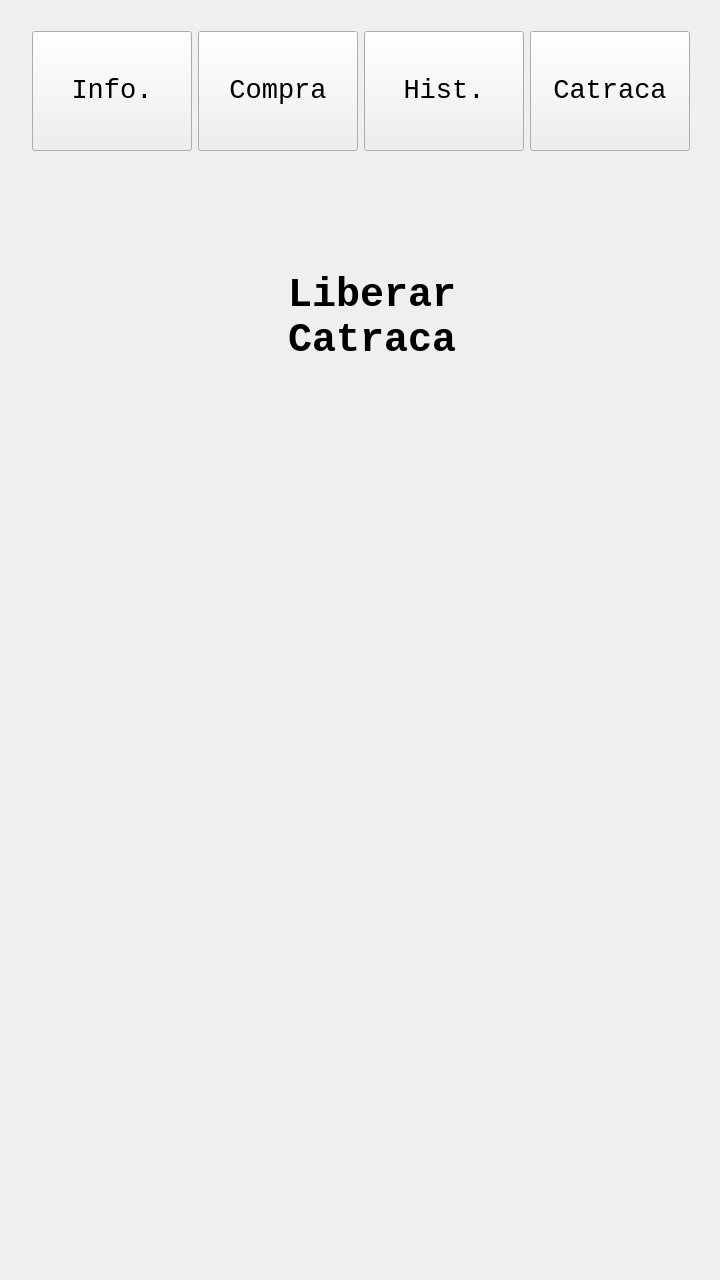
<?xml version="1.0" encoding="UTF-8"?>
<ui version="4.0">
 <class>Widget</class>
 <widget class="QWidget" name="Widget">
  <property name="geometry">
   <rect>
    <x>0</x>
    <y>0</y>
    <width>720</width>
    <height>1280</height>
   </rect>
  </property>
  <property name="sizePolicy">
   <sizepolicy hsizetype="Preferred" vsizetype="Preferred">
    <horstretch>0</horstretch>
    <verstretch>0</verstretch>
   </sizepolicy>
  </property>
  <property name="windowTitle">
   <string>Widget</string>
  </property>
  <widget class="QStackedWidget" name="stackedWidgetLogin">
   <property name="geometry">
    <rect>
     <x>0</x>
     <y>0</y>
     <width>720</width>
     <height>1280</height>
    </rect>
   </property>
   <property name="currentIndex">
    <number>1</number>
   </property>
   <widget class="QWidget" name="login">
    <widget class="QWidget" name="">
     <property name="geometry">
      <rect>
       <x>1</x>
       <y>1</y>
       <width>721</width>
       <height>1281</height>
      </rect>
     </property>
     <layout class="QVBoxLayout" name="verticalLayout_7">
      <item>
       <spacer name="verticalSpacer">
        <property name="orientation">
         <enum>Qt::Vertical</enum>
        </property>
        <property name="sizeType">
         <enum>QSizePolicy::Fixed</enum>
        </property>
        <property name="sizeHint" stdset="0">
         <size>
          <width>20</width>
          <height>80</height>
         </size>
        </property>
       </spacer>
      </item>
      <item>
       <layout class="QHBoxLayout" name="horizontalLayout_2">
        <item>
         <spacer name="horizontalSpacer_3">
          <property name="orientation">
           <enum>Qt::Horizontal</enum>
          </property>
          <property name="sizeHint" stdset="0">
           <size>
            <width>40</width>
            <height>20</height>
           </size>
          </property>
         </spacer>
        </item>
        <item>
         <widget class="QLabel" name="labelRUAPP">
          <property name="font">
           <font>
            <family>Lucida Console</family>
            <pointsize>60</pointsize>
           </font>
          </property>
          <property name="text">
           <string>RU APP</string>
          </property>
          <property name="alignment">
           <set>Qt::AlignCenter</set>
          </property>
         </widget>
        </item>
        <item>
         <spacer name="horizontalSpacer_4">
          <property name="orientation">
           <enum>Qt::Horizontal</enum>
          </property>
          <property name="sizeHint" stdset="0">
           <size>
            <width>40</width>
            <height>20</height>
           </size>
          </property>
         </spacer>
        </item>
       </layout>
      </item>
      <item>
       <spacer name="verticalSpacer_2">
        <property name="orientation">
         <enum>Qt::Vertical</enum>
        </property>
        <property name="sizeType">
         <enum>QSizePolicy::Fixed</enum>
        </property>
        <property name="sizeHint" stdset="0">
         <size>
          <width>20</width>
          <height>160</height>
         </size>
        </property>
       </spacer>
      </item>
      <item>
       <layout class="QHBoxLayout" name="horizontalLayout">
        <item>
         <spacer name="horizontalSpacer_5">
          <property name="orientation">
           <enum>Qt::Horizontal</enum>
          </property>
          <property name="sizeHint" stdset="0">
           <size>
            <width>40</width>
            <height>20</height>
           </size>
          </property>
         </spacer>
        </item>
        <item>
         <layout class="QVBoxLayout" name="verticalLayout">
          <item>
           <widget class="QLabel" name="labelUser">
            <property name="font">
             <font>
              <family>Lucida Console</family>
              <pointsize>20</pointsize>
             </font>
            </property>
            <property name="text">
             <string>Matrícula:</string>
            </property>
            <property name="alignment">
             <set>Qt::AlignCenter</set>
            </property>
           </widget>
          </item>
          <item>
           <widget class="QLabel" name="labelPass">
            <property name="font">
             <font>
              <family>Lucida Console</family>
              <pointsize>20</pointsize>
             </font>
            </property>
            <property name="text">
             <string>Senha:</string>
            </property>
            <property name="alignment">
             <set>Qt::AlignCenter</set>
            </property>
           </widget>
          </item>
         </layout>
        </item>
        <item>
         <layout class="QVBoxLayout" name="verticalLayout_6">
          <item>
           <widget class="QLineEdit" name="lineEdit">
            <property name="sizePolicy">
             <sizepolicy hsizetype="Preferred" vsizetype="Fixed">
              <horstretch>0</horstretch>
              <verstretch>0</verstretch>
             </sizepolicy>
            </property>
            <property name="minimumSize">
             <size>
              <width>300</width>
              <height>0</height>
             </size>
            </property>
            <property name="maximumSize">
             <size>
              <width>300</width>
              <height>16777215</height>
             </size>
            </property>
            <property name="font">
             <font>
              <family>Lucida Console</family>
              <pointsize>20</pointsize>
             </font>
            </property>
           </widget>
          </item>
          <item>
           <widget class="QLineEdit" name="lineEdit_2">
            <property name="sizePolicy">
             <sizepolicy hsizetype="Preferred" vsizetype="Fixed">
              <horstretch>0</horstretch>
              <verstretch>0</verstretch>
             </sizepolicy>
            </property>
            <property name="minimumSize">
             <size>
              <width>300</width>
              <height>0</height>
             </size>
            </property>
            <property name="maximumSize">
             <size>
              <width>300</width>
              <height>16777215</height>
             </size>
            </property>
            <property name="font">
             <font>
              <family>Lucida Console</family>
              <pointsize>20</pointsize>
             </font>
            </property>
           </widget>
          </item>
         </layout>
        </item>
        <item>
         <spacer name="horizontalSpacer_6">
          <property name="orientation">
           <enum>Qt::Horizontal</enum>
          </property>
          <property name="sizeHint" stdset="0">
           <size>
            <width>40</width>
            <height>20</height>
           </size>
          </property>
         </spacer>
        </item>
       </layout>
      </item>
      <item>
       <spacer name="verticalSpacer_5">
        <property name="orientation">
         <enum>Qt::Vertical</enum>
        </property>
        <property name="sizeType">
         <enum>QSizePolicy::Fixed</enum>
        </property>
        <property name="sizeHint" stdset="0">
         <size>
          <width>20</width>
          <height>100</height>
         </size>
        </property>
       </spacer>
      </item>
      <item>
       <layout class="QHBoxLayout" name="horizontalLayout_6">
        <item>
         <spacer name="horizontalSpacer_12">
          <property name="orientation">
           <enum>Qt::Horizontal</enum>
          </property>
          <property name="sizeHint" stdset="0">
           <size>
            <width>40</width>
            <height>20</height>
           </size>
          </property>
         </spacer>
        </item>
        <item>
         <widget class="QPushButton" name="pushButtonLogin">
          <property name="font">
           <font>
            <family>Lucida Console</family>
            <pointsize>30</pointsize>
           </font>
          </property>
          <property name="text">
           <string>Login</string>
          </property>
         </widget>
        </item>
        <item>
         <spacer name="horizontalSpacer_11">
          <property name="orientation">
           <enum>Qt::Horizontal</enum>
          </property>
          <property name="sizeHint" stdset="0">
           <size>
            <width>40</width>
            <height>20</height>
           </size>
          </property>
         </spacer>
        </item>
       </layout>
      </item>
      <item>
       <spacer name="verticalSpacer_6">
        <property name="orientation">
         <enum>Qt::Vertical</enum>
        </property>
        <property name="sizeType">
         <enum>QSizePolicy::MinimumExpanding</enum>
        </property>
        <property name="sizeHint" stdset="0">
         <size>
          <width>20</width>
          <height>100</height>
         </size>
        </property>
       </spacer>
      </item>
      <item>
       <layout class="QHBoxLayout" name="horizontalLayout_5">
        <item>
         <spacer name="horizontalSpacer_9">
          <property name="orientation">
           <enum>Qt::Horizontal</enum>
          </property>
          <property name="sizeHint" stdset="0">
           <size>
            <width>40</width>
            <height>20</height>
           </size>
          </property>
         </spacer>
        </item>
        <item>
         <widget class="QLabel" name="labelLogin_2">
          <property name="font">
           <font>
            <family>Lucida Console</family>
            <pointsize>20</pointsize>
           </font>
          </property>
          <property name="text">
           <string>Potato Team</string>
          </property>
          <property name="alignment">
           <set>Qt::AlignCenter</set>
          </property>
         </widget>
        </item>
        <item>
         <spacer name="horizontalSpacer_10">
          <property name="orientation">
           <enum>Qt::Horizontal</enum>
          </property>
          <property name="sizeHint" stdset="0">
           <size>
            <width>40</width>
            <height>20</height>
           </size>
          </property>
         </spacer>
        </item>
       </layout>
      </item>
      <item>
       <spacer name="verticalSpacer_7">
        <property name="orientation">
         <enum>Qt::Vertical</enum>
        </property>
        <property name="sizeType">
         <enum>QSizePolicy::Fixed</enum>
        </property>
        <property name="sizeHint" stdset="0">
         <size>
          <width>20</width>
          <height>80</height>
         </size>
        </property>
       </spacer>
      </item>
     </layout>
    </widget>
   </widget>
   <widget class="QWidget" name="navigate">
    <property name="maximumSize">
     <size>
      <width>720</width>
      <height>1280</height>
     </size>
    </property>
    <widget class="QWidget" name="">
     <property name="geometry">
      <rect>
       <x>0</x>
       <y>0</y>
       <width>722</width>
       <height>1262</height>
      </rect>
     </property>
     <layout class="QVBoxLayout" name="verticalLayout_3">
      <item>
       <spacer name="verticalSpacer_12">
        <property name="orientation">
         <enum>Qt::Vertical</enum>
        </property>
        <property name="sizeType">
         <enum>QSizePolicy::Fixed</enum>
        </property>
        <property name="sizeHint" stdset="0">
         <size>
          <width>20</width>
          <height>20</height>
         </size>
        </property>
       </spacer>
      </item>
      <item>
       <layout class="QHBoxLayout" name="horizontalLayout_10">
        <item>
         <spacer name="horizontalSpacer_19">
          <property name="orientation">
           <enum>Qt::Horizontal</enum>
          </property>
          <property name="sizeHint" stdset="0">
           <size>
            <width>20</width>
            <height>20</height>
           </size>
          </property>
         </spacer>
        </item>
        <item>
         <widget class="QPushButton" name="pushButton_info">
          <property name="sizePolicy">
           <sizepolicy hsizetype="Fixed" vsizetype="Fixed">
            <horstretch>0</horstretch>
            <verstretch>0</verstretch>
           </sizepolicy>
          </property>
          <property name="minimumSize">
           <size>
            <width>160</width>
            <height>120</height>
           </size>
          </property>
          <property name="font">
           <font>
            <family>Lucida Console</family>
            <pointsize>20</pointsize>
            <weight>50</weight>
            <bold>false</bold>
            <strikeout>false</strikeout>
            <kerning>false</kerning>
           </font>
          </property>
          <property name="text">
           <string>Info.</string>
          </property>
         </widget>
        </item>
        <item>
         <widget class="QPushButton" name="pushButton_buy">
          <property name="sizePolicy">
           <sizepolicy hsizetype="Fixed" vsizetype="Fixed">
            <horstretch>0</horstretch>
            <verstretch>0</verstretch>
           </sizepolicy>
          </property>
          <property name="minimumSize">
           <size>
            <width>160</width>
            <height>120</height>
           </size>
          </property>
          <property name="font">
           <font>
            <family>Lucida Console</family>
            <pointsize>20</pointsize>
            <weight>50</weight>
            <bold>false</bold>
            <strikeout>false</strikeout>
            <kerning>false</kerning>
           </font>
          </property>
          <property name="text">
           <string>Compra</string>
          </property>
         </widget>
        </item>
        <item>
         <widget class="QPushButton" name="pushButton_hist">
          <property name="sizePolicy">
           <sizepolicy hsizetype="Fixed" vsizetype="Fixed">
            <horstretch>0</horstretch>
            <verstretch>0</verstretch>
           </sizepolicy>
          </property>
          <property name="minimumSize">
           <size>
            <width>160</width>
            <height>120</height>
           </size>
          </property>
          <property name="font">
           <font>
            <family>Lucida Console</family>
            <pointsize>20</pointsize>
            <weight>50</weight>
            <bold>false</bold>
            <strikeout>false</strikeout>
            <kerning>false</kerning>
           </font>
          </property>
          <property name="text">
           <string>Hist.</string>
          </property>
         </widget>
        </item>
        <item>
         <widget class="QPushButton" name="pushButton_turn">
          <property name="sizePolicy">
           <sizepolicy hsizetype="Fixed" vsizetype="Fixed">
            <horstretch>0</horstretch>
            <verstretch>0</verstretch>
           </sizepolicy>
          </property>
          <property name="minimumSize">
           <size>
            <width>160</width>
            <height>120</height>
           </size>
          </property>
          <property name="font">
           <font>
            <family>Lucida Console</family>
            <pointsize>20</pointsize>
            <weight>50</weight>
            <bold>false</bold>
            <strikeout>false</strikeout>
            <kerning>false</kerning>
           </font>
          </property>
          <property name="text">
           <string>Catraca</string>
          </property>
         </widget>
        </item>
        <item>
         <spacer name="horizontalSpacer_20">
          <property name="orientation">
           <enum>Qt::Horizontal</enum>
          </property>
          <property name="sizeHint" stdset="0">
           <size>
            <width>20</width>
            <height>20</height>
           </size>
          </property>
         </spacer>
        </item>
       </layout>
      </item>
      <item>
       <spacer name="verticalSpacer_11">
        <property name="orientation">
         <enum>Qt::Vertical</enum>
        </property>
        <property name="sizeType">
         <enum>QSizePolicy::Fixed</enum>
        </property>
        <property name="sizeHint" stdset="0">
         <size>
          <width>20</width>
          <height>100</height>
         </size>
        </property>
       </spacer>
      </item>
      <item>
       <widget class="QStackedWidget" name="stackedWidgetNavigate">
        <property name="sizePolicy">
         <sizepolicy hsizetype="MinimumExpanding" vsizetype="MinimumExpanding">
          <horstretch>0</horstretch>
          <verstretch>0</verstretch>
         </sizepolicy>
        </property>
        <property name="minimumSize">
         <size>
          <width>720</width>
          <height>1000</height>
         </size>
        </property>
        <property name="maximumSize">
         <size>
          <width>720</width>
          <height>1040</height>
         </size>
        </property>
        <property name="currentIndex">
         <number>3</number>
        </property>
        <widget class="QWidget" name="info">
         <widget class="QWidget" name="layoutWidget_13">
          <property name="geometry">
           <rect>
            <x>1</x>
            <y>1</y>
            <width>719</width>
            <height>121</height>
           </rect>
          </property>
          <layout class="QHBoxLayout" name="horizontalLayout_9">
           <item>
            <spacer name="horizontalSpacer_17">
             <property name="orientation">
              <enum>Qt::Horizontal</enum>
             </property>
             <property name="sizeHint" stdset="0">
              <size>
               <width>20</width>
               <height>20</height>
              </size>
             </property>
            </spacer>
           </item>
           <item>
            <widget class="QLabel" name="label_2">
             <property name="sizePolicy">
              <sizepolicy hsizetype="Preferred" vsizetype="Fixed">
               <horstretch>0</horstretch>
               <verstretch>0</verstretch>
              </sizepolicy>
             </property>
             <property name="font">
              <font>
               <family>Lucida Console</family>
               <pointsize>40</pointsize>
               <weight>75</weight>
               <bold>true</bold>
              </font>
             </property>
             <property name="text">
              <string>Informações</string>
             </property>
             <property name="alignment">
              <set>Qt::AlignCenter</set>
             </property>
            </widget>
           </item>
           <item>
            <spacer name="horizontalSpacer_18">
             <property name="orientation">
              <enum>Qt::Horizontal</enum>
             </property>
             <property name="sizeHint" stdset="0">
              <size>
               <width>20</width>
               <height>20</height>
              </size>
             </property>
            </spacer>
           </item>
          </layout>
         </widget>
        </widget>
        <widget class="QWidget" name="buy">
         <widget class="QWidget" name="layoutWidget_14">
          <property name="geometry">
           <rect>
            <x>1</x>
            <y>1</y>
            <width>721</width>
            <height>121</height>
           </rect>
          </property>
          <layout class="QHBoxLayout" name="horizontalLayout_20">
           <item>
            <spacer name="horizontalSpacer_39">
             <property name="orientation">
              <enum>Qt::Horizontal</enum>
             </property>
             <property name="sizeHint" stdset="0">
              <size>
               <width>20</width>
               <height>20</height>
              </size>
             </property>
            </spacer>
           </item>
           <item>
            <widget class="QLabel" name="label_9">
             <property name="font">
              <font>
               <family>Lucida Console</family>
               <pointsize>30</pointsize>
               <weight>75</weight>
               <bold>true</bold>
              </font>
             </property>
             <property name="text">
              <string>Compra de Passes
Para Celular</string>
             </property>
             <property name="alignment">
              <set>Qt::AlignCenter</set>
             </property>
            </widget>
           </item>
           <item>
            <spacer name="horizontalSpacer_40">
             <property name="orientation">
              <enum>Qt::Horizontal</enum>
             </property>
             <property name="sizeHint" stdset="0">
              <size>
               <width>20</width>
               <height>20</height>
              </size>
             </property>
            </spacer>
           </item>
          </layout>
         </widget>
         <zorder>verticalSpacer_23</zorder>
         <zorder>layoutWidget_14</zorder>
         <zorder>layoutWidget_15</zorder>
         <zorder>label_10</zorder>
        </widget>
        <widget class="QWidget" name="hist">
         <widget class="QWidget" name="layoutWidget_15">
          <property name="geometry">
           <rect>
            <x>0</x>
            <y>0</y>
            <width>721</width>
            <height>121</height>
           </rect>
          </property>
          <layout class="QHBoxLayout" name="horizontalLayout_21">
           <item>
            <spacer name="horizontalSpacer_41">
             <property name="orientation">
              <enum>Qt::Horizontal</enum>
             </property>
             <property name="sizeHint" stdset="0">
              <size>
               <width>20</width>
               <height>20</height>
              </size>
             </property>
            </spacer>
           </item>
           <item>
            <widget class="QLabel" name="label_10">
             <property name="font">
              <font>
               <family>Lucida Console</family>
               <pointsize>30</pointsize>
               <weight>75</weight>
               <bold>true</bold>
              </font>
             </property>
             <property name="text">
              <string>Histórico
de Eventos</string>
             </property>
             <property name="alignment">
              <set>Qt::AlignCenter</set>
             </property>
            </widget>
           </item>
           <item>
            <spacer name="horizontalSpacer_42">
             <property name="orientation">
              <enum>Qt::Horizontal</enum>
             </property>
             <property name="sizeHint" stdset="0">
              <size>
               <width>20</width>
               <height>20</height>
              </size>
             </property>
            </spacer>
           </item>
          </layout>
         </widget>
        </widget>
        <widget class="QWidget" name="turn">
         <widget class="QWidget" name="layoutWidget_16">
          <property name="geometry">
           <rect>
            <x>0</x>
            <y>0</y>
            <width>721</width>
            <height>121</height>
           </rect>
          </property>
          <layout class="QHBoxLayout" name="horizontalLayout_22">
           <item>
            <spacer name="horizontalSpacer_43">
             <property name="orientation">
              <enum>Qt::Horizontal</enum>
             </property>
             <property name="sizeHint" stdset="0">
              <size>
               <width>20</width>
               <height>20</height>
              </size>
             </property>
            </spacer>
           </item>
           <item>
            <widget class="QLabel" name="label_11">
             <property name="font">
              <font>
               <family>Lucida Console</family>
               <pointsize>30</pointsize>
               <weight>75</weight>
               <bold>true</bold>
              </font>
             </property>
             <property name="text">
              <string>Liberar
Catraca</string>
             </property>
             <property name="alignment">
              <set>Qt::AlignCenter</set>
             </property>
            </widget>
           </item>
           <item>
            <spacer name="horizontalSpacer_44">
             <property name="orientation">
              <enum>Qt::Horizontal</enum>
             </property>
             <property name="sizeHint" stdset="0">
              <size>
               <width>20</width>
               <height>20</height>
              </size>
             </property>
            </spacer>
           </item>
          </layout>
         </widget>
        </widget>
       </widget>
      </item>
     </layout>
    </widget>
   </widget>
  </widget>
 </widget>
 <layoutdefault spacing="6" margin="11"/>
 <resources/>
 <connections/>
</ui>
